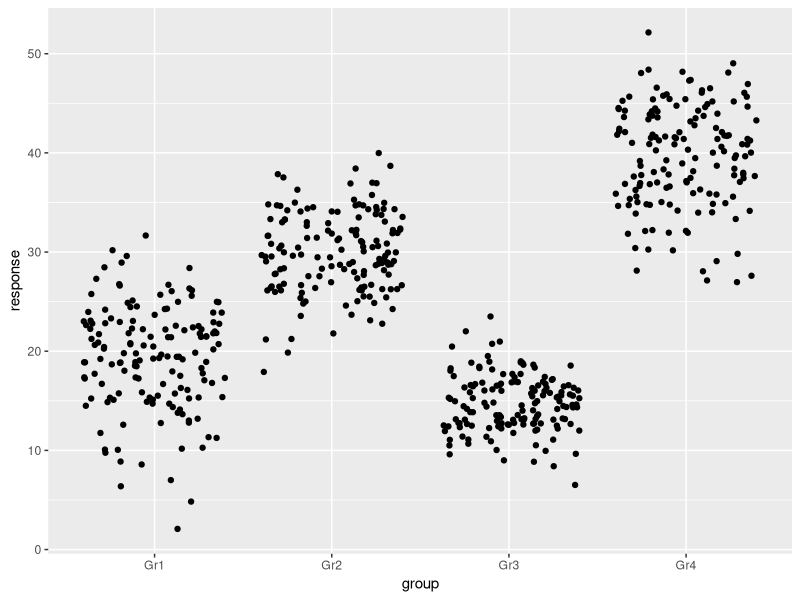
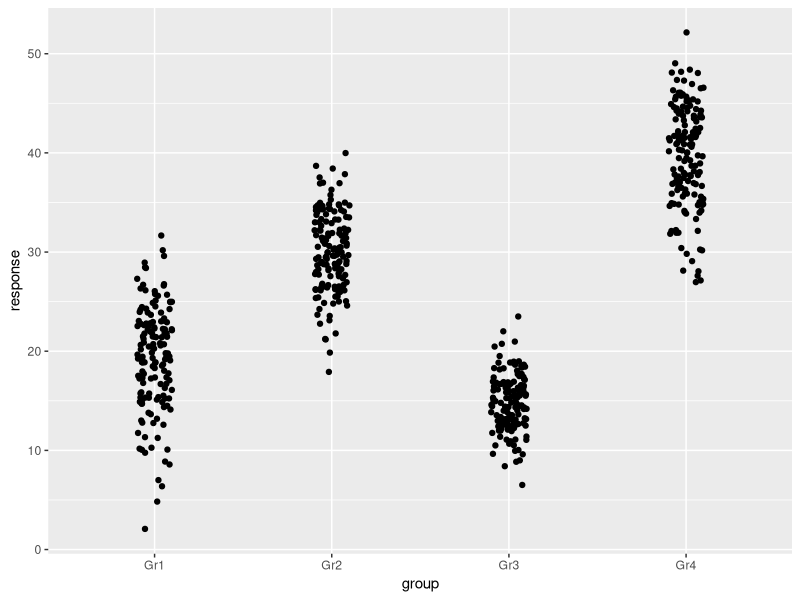
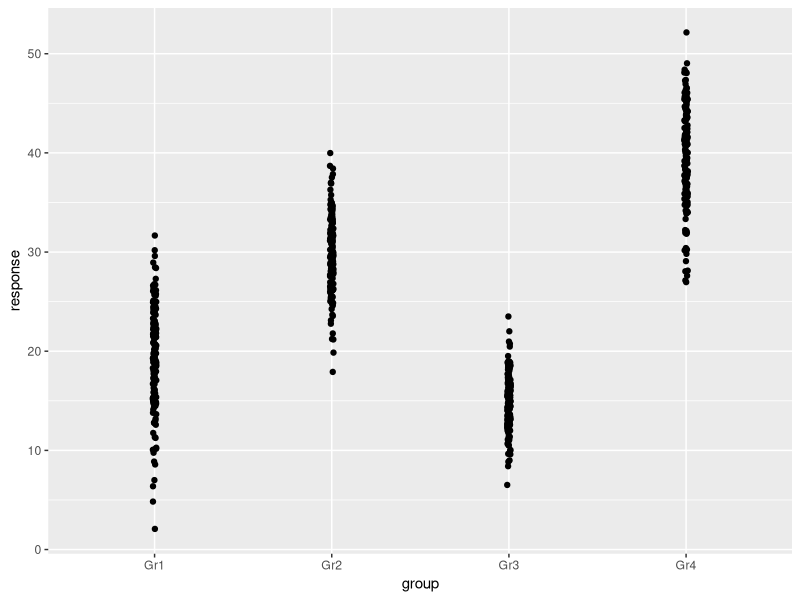
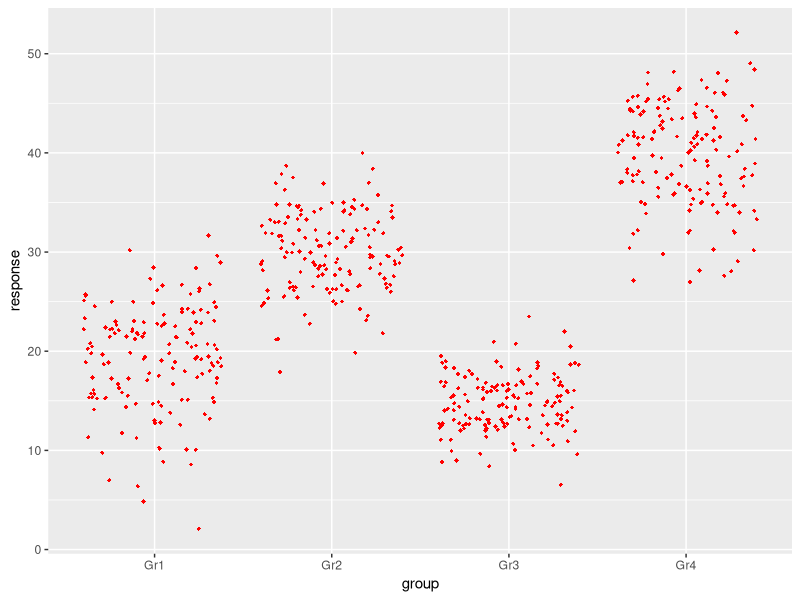

These figures' R source, in order:
## ---- chunk 1
knitr::opts_chunk$set(echo = TRUE, fig.align='center')

# title: Creating a jitter plot
# author: jonathan
# revised: 19/2/2020 

WEB <- c("https://bioceed.uib.no/dropfolder/bioSTATS/Rmd/Basic/Visualizing/Simple/jitter-plot.html")
GIT <- c("https://github.com/jonathansoule/biostats/blob/master/Basic/Visualizing/Simple/jitter-plot.Rmd")
library(ggplot2)
## ---- chunk 2
# variable 1
response <- c(rnorm(150, mean=20, sd=5), rnorm(150, mean=30, sd=4), rnorm(150, mean=15, 3), rnorm(150, mean=40, sd=5)) 
# variable 2
group <- c(rep("Gr1", 150), rep("Gr2", 150), rep("Gr3", 150), rep("Gr4", 150))
# dataframe
df <- data.frame(group, response)
## ---- chunk 3
ggplot(df, aes(group, response)) +     
  geom_jitter()
## ---- chunk 4
ggplot(df, aes(group, response)) +     
  geom_jitter(width= 0.1)                  
## ---- chunk 5
ggplot(df, aes(group, response)) + 
  geom_jitter(width=.01)       
## ---- chunk 6
ggplot(df, aes(group, response)) + 
  geom_jitter(shape= 18, size=1.2, color="red")        
